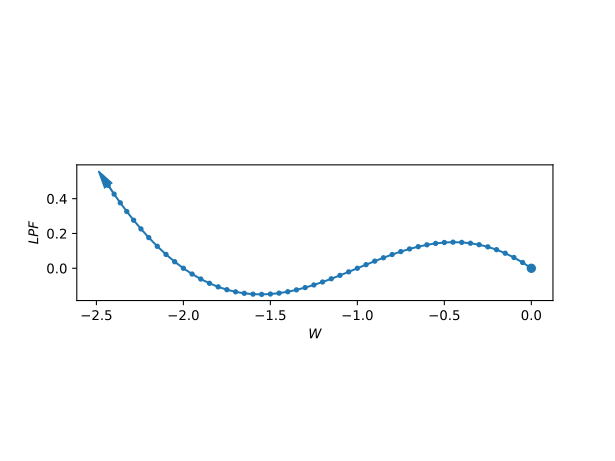

This figure's Python source:
import matplotlib.pyplot as plt
import numpy as np
import pytest

import contique


def fun(x, lpf, a, L, EA, statevars):
    WL = -x[0]/L
    lL = np.sqrt(1 - 2*np.sin(a)*WL + WL**2)
    N = EA * (lL - 1)
    return np.array([2*N*(np.sin(a)-WL) + lpf]), statevars


def test_twotruss():

    # initial solution
    x0 = np.zeros(1)
    lpf0 = 0.0
    
    # args
    L = np.sqrt(2)
    a = np.deg2rad(45)
    EA = 1

    # numeric continuation
    Res = contique.solve(
        fun=fun,
        x0=x0,
        lpf0=lpf0,
        args=(a,L,EA),
        statevars0=np.zeros(1)
    )

    X = np.array([res.x for res in Res])
    print(X[-2:,:])

    plt.plot(X[:, 0], X[:, 1], ".-")
    plt.xlabel("$W$")
    plt.ylabel("$LPF$")
    plt.plot([0], [0], "C0o", lw=3)
    plt.arrow(
        X[-2, 0],
        X[-2, 1],
        X[-1, 0] - X[-2, 0],
        X[-1, 1] - X[-2, 1],
        head_width=0.05,
        head_length=0.1,
        fc="C0",
        ec="C0",
    )
    plt.gca().set_aspect("equal")
    plt.savefig("test_twotruss.svg")


if __name__ == "__main__":
    test_twotruss()
